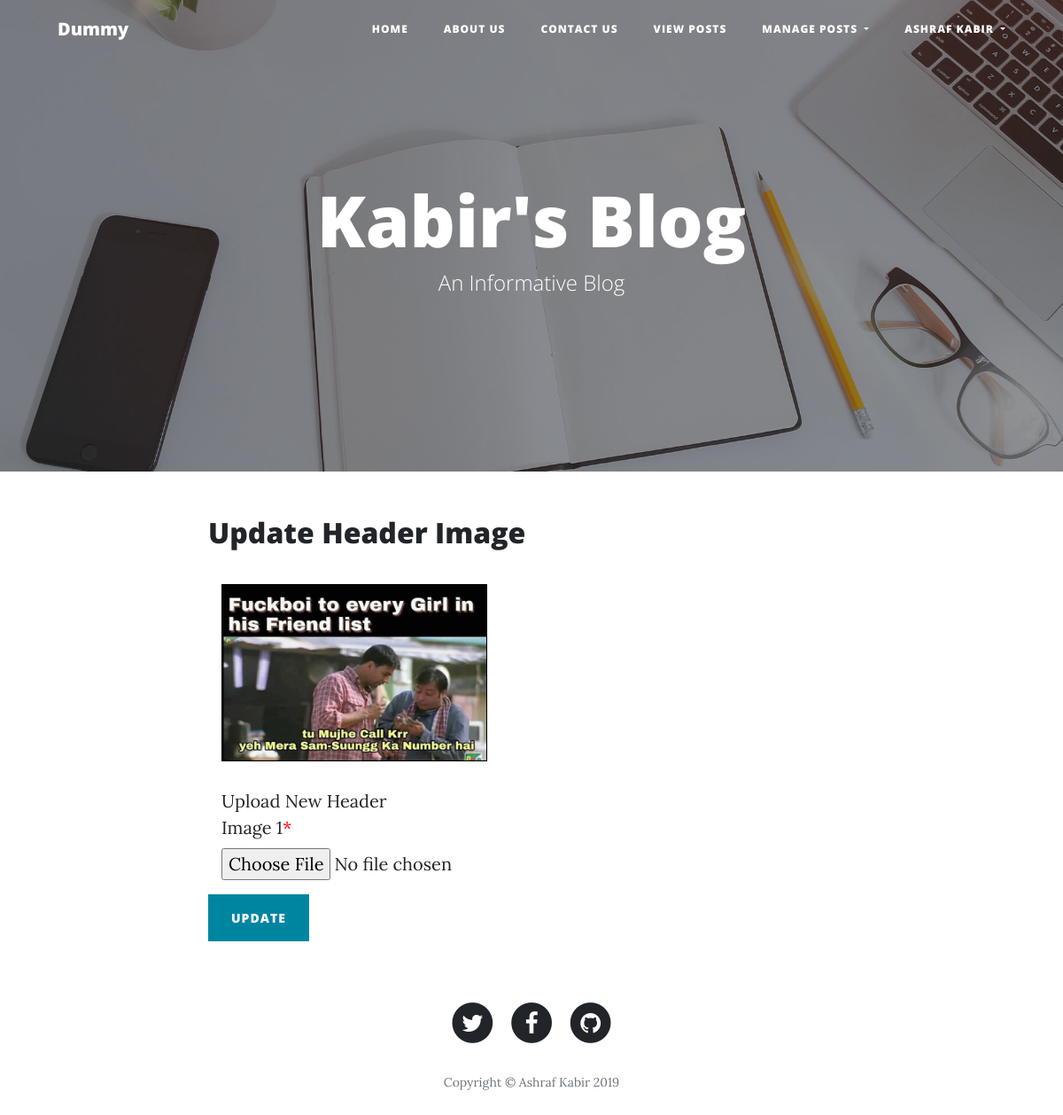
Screenshot of /changeimage1.php?imgid=8 (signed in) with the database file from the repository.
### tables this page shows
CREATE TABLE `users` (
  `id` bigint(255) NOT NULL,
  `fname` varchar(15) NOT NULL,
  `lname` varchar(15) NOT NULL,
  `email` varchar(255) NOT NULL,
  `password` varchar(255) NOT NULL,
  `phone` varchar(11) NOT NULL,
  `status` int(2) DEFAULT NULL,
  `creationdate` timestamp NOT NULL DEFAULT current_timestamp(),
  `updationdate` timestamp NULL DEFAULT NULL ON UPDATE current_timestamp()
);

CREATE TABLE `posts` (
  `id` int(11) NOT NULL,
  `title` varchar(255) NOT NULL,
  `grabber` varchar(255) NOT NULL,
  `category` varchar(255) NOT NULL,
  `description` longtext NOT NULL,
  `username` varchar(255) NOT NULL,
  `image1` varchar(120) NOT NULL,
  `userid` bigint(255) DEFAULT NULL,
  `creationdate` timestamp NOT NULL DEFAULT current_timestamp(),
  `updationdate` timestamp NULL DEFAULT NULL ON UPDATE current_timestamp(),
  `status` int(11) NOT NULL
);

### www/changeimage1.php (the view, shortened to what this page needs)
<?php
include('includes/config.php');
if (strlen($_SESSION['login']) == 0) {
    header('location: login.php');
} else {
    ?>
    <!DOCTYPE html>
    <html>
    <head>
        <link rel="stylesheet" href="assets/bootstrap/css/bootstrap.min.css">
        <link rel="stylesheet" href="assets/fonts/font-awesome.min.css">
    </head>
    <body>
        <?php include 'includes/header.php'; ?>
        <header class="masthead" style="background-image:url('assets/img/home-bg.jpg');">
            <div class="overlay"></div>
            <div class="container">
                <div class="row">
                    <div class="col-md-10 col-lg-8 mx-auto">
                        <div class="site-heading">
                            <h1>Kabir's Blog</h1><span class="subheading">An Informative Blog</span></div>
                    </div>
                </div>
            </div>
        </header>
        <div class="container">
            <div class="row">
                <div class="col-md-10 col-lg-8 mx-auto">
                    <h2 class="post-title">Update Header Image</h2>
                    <br>
                    <?php
                    $id = intval($_GET['imgid']);
                    $sql = "SELECT image1 FROM posts WHERE posts.id=:id";
                    $query = $dbh->prepare($sql);
                    $query->bindParam(':id', $id, PDO::PARAM_STR);
                    $query->execute();
                    $results = $query->fetchAll(PDO::FETCH_OBJ);
                    if ($query->rowCount() > 0) {
                    foreach ($results
                    as $result) { ?>
                    <form id="contactForm" method="post" enctype="multipart/form-data">
                        <div class="col-sm-8">
                            <img src="assets/img/postimages/<?php echo htmlentities($result->image1); ?>"
                                 width="300" height="200"
                                 style="border:solid 1px #000">
                        </div>
                        <?php }
                        } ?>
                        <br>
                        <div class="form-group">
                            <label class="col-sm-4 control-label">Upload New Header Image 1<span
                                    style="color:red">*</span></label>
                            <div class="col-sm-8">
                                <input type="file" name="img1" required>
                            </div>
                        </div>
                        <div class="form-group">
                            <button class="btn btn-primary" id="sendMessageButton" type="submit" name="update">Update
                            </button>
                        </div>
                    </form>
                </div>
            </div>
        </div>
        <?php include 'includes/footer.php'; ?>
    </body>
    </html>
<?php } ?>

### www/includes/header.php (shortened to what this page needs)
<nav class="navbar fixed-top navbar-light navbar-expand-lg" id="mainNav">
    <div class="container">
        <a class="navbar-brand" href="http://ashrafkabir.com/">Dummy</a>
        <div class="collapse navbar-collapse" id="navbarResponsive">
            <ul class="nav navbar-nav ml-auto">
                <li class="nav-item" role="presentation"><a class="nav-link" href="index.php">Home</a></li>
                <li class="nav-item" role="presentation"><a class="nav-link" href="about.php">About us</a></li>
                <li class="nav-item" role="presentation"><a class="nav-link" href="contact.php">Contact us</a></li>
                <li class="nav-item" role="presentation"><a class="nav-link" href="view-posts.php">View Posts</a></li>
                <?php if (strlen($_SESSION['login']) != 0) {
                    ?>
                    <li class="nav-item dropdown" role="presentation"><a class="nav-link dropdown-toggle" href="#" data-toggle="dropdown" aria-haspopup="true" aria-expanded="false">
                            Manage Posts
                        </a>
                    </li>
                <?php } else { }?>
                <?php if (strlen($_SESSION['login']) == 0) {
                    ?>
                    <li class="nav-item" role="presentation"><a class="nav-link" href="login.php">Log in</a></li>
                <?php } else {
                    $email = $_SESSION['login'];
                    $sql = "SELECT `fname`,`lname` FROM `users` WHERE `email`=:email";
                    $query = $dbh->prepare($sql);
                    $query->bindParam(':email', $email, PDO::PARAM_STR);
                    $query->execute();
                    $results = $query->fetchAll(PDO::FETCH_OBJ);
                    if ($query->rowCount() > 0) {
                        foreach ($results as $result2) {
                            ?>
                            <li class="nav-item dropdown" role="presentation">
                                <a class="nav-link dropdown-toggle" href="#" data-toggle="dropdown" aria-haspopup="true" aria-expanded="false">
                                    <?php echo htmlentities($result2->fname." ".$result2->lname); ?>
                                </a>
                            </li>
                        <?php }
                    }
                } ?>
            </ul>
        </div>
    </div>
</nav>

### rows the page displays
users: fname+lname "ASHRAF KABIR"
posts: image1 (picture)
